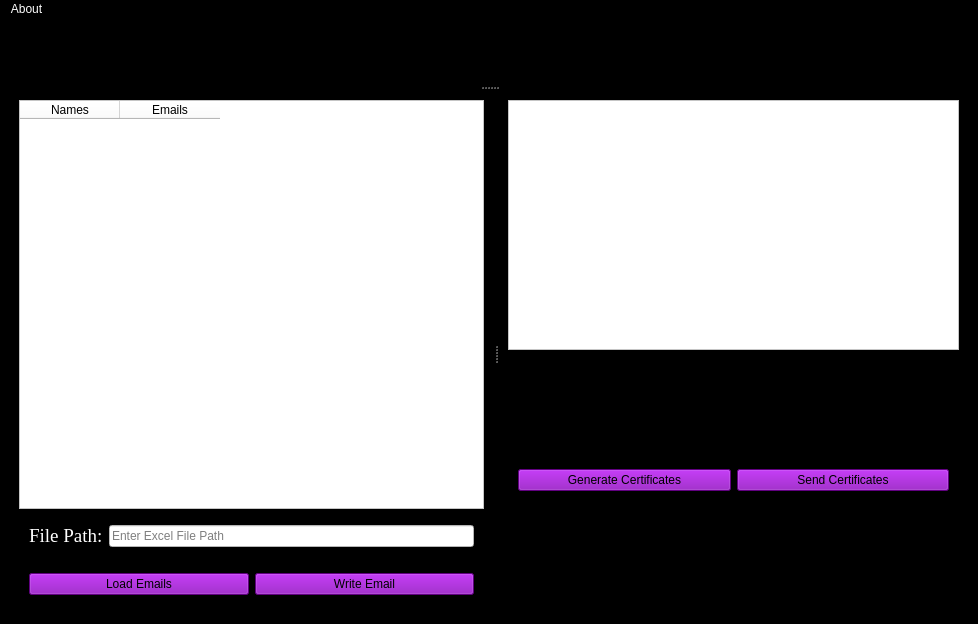
<?xml version="1.0" encoding="UTF-8"?>
<ui version="4.0">
 <class>MainWindow</class>
 <widget class="QMainWindow" name="MainWindow">
  <property name="geometry">
   <rect>
    <x>0</x>
    <y>0</y>
    <width>978</width>
    <height>624</height>
   </rect>
  </property>
  <property name="cursor">
   <cursorShape>ArrowCursor</cursorShape>
  </property>
  <property name="windowTitle">
   <string>Auto Emaite By Raheel Siddiqui</string>
  </property>
  <property name="windowIcon">
   <iconset>
    <normaloff>bg/IMG_4844.jpg</normaloff>bg/IMG_4844.jpg</iconset>
  </property>
  <property name="styleSheet">
   <string notr="true">background-color: qlineargradient(spread:pad, x1:0, y1:0, x2:1, y2:0, stop:0 rgba(0, 0, 0, 255), stop:1 rgba(255, 255, 255, 255));
background-color: rgb(0, 0, 0);
color: rgb(255, 255, 255);</string>
  </property>
  <widget class="QWidget" name="centralwidget">
   <layout class="QGridLayout" name="gridLayout">
    <item row="0" column="0">
     <widget class="QSplitter" name="splitter_2">
      <property name="orientation">
       <enum>Qt::Vertical</enum>
      </property>
      <widget class="QFrame" name="frame_6">
       <property name="styleSheet">
        <string notr="true">color: rgb(255, 255, 255);
color: rgb(0, 0, 0);</string>
       </property>
       <property name="frameShape">
        <enum>QFrame::StyledPanel</enum>
       </property>
       <property name="frameShadow">
        <enum>QFrame::Raised</enum>
       </property>
       <layout class="QHBoxLayout" name="horizontalLayout_4">
        <item>
         <widget class="QLabel" name="label_2">
          <property name="styleSheet">
           <string notr="true">color: rgb(255, 255, 255);
font: 64pt &quot;Times New Roman&quot;;
image: url(:/pics/bg/TITLE.png);</string>
          </property>
          <property name="text">
           <string/>
          </property>
         </widget>
        </item>
       </layout>
      </widget>
      <widget class="QSplitter" name="splitter">
       <property name="orientation">
        <enum>Qt::Horizontal</enum>
       </property>
       <widget class="QFrame" name="frame">
        <property name="frameShape">
         <enum>QFrame::StyledPanel</enum>
        </property>
        <property name="frameShadow">
         <enum>QFrame::Raised</enum>
        </property>
        <layout class="QVBoxLayout" name="verticalLayout_2">
         <item>
          <widget class="QTableWidget" name="tableWidget">
           <property name="styleSheet">
            <string notr="true">background-color: rgb(255, 255, 255);

color: rgb(0, 0, 0);</string>
           </property>
           <column>
            <property name="text">
             <string>Names</string>
            </property>
           </column>
           <column>
            <property name="text">
             <string>Emails</string>
            </property>
           </column>
          </widget>
         </item>
         <item>
          <layout class="QVBoxLayout" name="verticalLayout">
           <item>
            <widget class="QFrame" name="frame_2">
             <property name="frameShape">
              <enum>QFrame::StyledPanel</enum>
             </property>
             <property name="frameShadow">
              <enum>QFrame::Raised</enum>
             </property>
             <layout class="QHBoxLayout" name="horizontalLayout">
              <item>
               <widget class="QLabel" name="label">
                <property name="font">
                 <font>
                  <family>Times New Roman</family>
                  <pointsize>14</pointsize>
                  <weight>9</weight>
                  <italic>false</italic>
                  <bold>false</bold>
                 </font>
                </property>
                <property name="styleSheet">
                 <string notr="true">font: 11pt &quot;Times New Roman&quot;;
background-color: rgb(0, 0, 0);
color: rgb(255, 255, 255);
font: 75 14pt &quot;Times New Roman&quot;;</string>
                </property>
                <property name="text">
                 <string>File Path:</string>
                </property>
               </widget>
              </item>
              <item>
               <widget class="QLineEdit" name="lineEdit">
                <property name="styleSheet">
                 <string notr="true">font: 12pt &quot;Times New Roman&quot;;
color: rgb(0, 0, 0);
background-color: rgb(255, 255, 255);</string>
                </property>
                <property name="placeholderText">
                 <string>Enter Excel File Path</string>
                </property>
               </widget>
              </item>
             </layout>
            </widget>
           </item>
           <item>
            <widget class="QFrame" name="frame_3">
             <property name="frameShape">
              <enum>QFrame::StyledPanel</enum>
             </property>
             <property name="frameShadow">
              <enum>QFrame::Raised</enum>
             </property>
             <layout class="QHBoxLayout" name="horizontalLayout_2">
              <item>
               <widget class="QPushButton" name="pushButton_5">
                <property name="styleSheet">
                 <string notr="true">font: 14pt &quot;Times New Roman&quot;;
background-color: rgb(134, 0, 179);


color: rgb(0, 0, 0);





</string>
                </property>
                <property name="text">
                 <string>Load Emails</string>
                </property>
               </widget>
              </item>
              <item>
               <widget class="QPushButton" name="pushButton_4">
                <property name="styleSheet">
                 <string notr="true">font: 14pt &quot;Times New Roman&quot;;
background-color: rgb(134, 0, 179);


color: rgb(0, 0, 0);





</string>
                </property>
                <property name="text">
                 <string>Write Email</string>
                </property>
               </widget>
              </item>
             </layout>
            </widget>
           </item>
          </layout>
         </item>
        </layout>
       </widget>
       <widget class="QFrame" name="frame_5">
        <property name="frameShape">
         <enum>QFrame::StyledPanel</enum>
        </property>
        <property name="frameShadow">
         <enum>QFrame::Raised</enum>
        </property>
        <layout class="QVBoxLayout" name="verticalLayout_4">
         <item>
          <widget class="QFrame" name="frame_7">
           <property name="autoFillBackground">
            <bool>false</bool>
           </property>
           <property name="styleSheet">
            <string notr="true">image: url(:/pics/certificate.jpg);

background-color: rgb(255, 255, 255);</string>
           </property>
           <property name="frameShape">
            <enum>QFrame::StyledPanel</enum>
           </property>
           <property name="frameShadow">
            <enum>QFrame::Raised</enum>
           </property>
          </widget>
         </item>
         <item>
          <widget class="QFrame" name="frame_4">
           <property name="styleSheet">
            <string notr="true"/>
           </property>
           <property name="frameShape">
            <enum>QFrame::StyledPanel</enum>
           </property>
           <property name="frameShadow">
            <enum>QFrame::Raised</enum>
           </property>
           <layout class="QHBoxLayout" name="horizontalLayout_3">
            <item>
             <widget class="QPushButton" name="pushButton_6">
              <property name="layoutDirection">
               <enum>Qt::LeftToRight</enum>
              </property>
              <property name="autoFillBackground">
               <bool>false</bool>
              </property>
              <property name="styleSheet">
               <string notr="true">font: 14pt &quot;Times New Roman&quot;;
background-color: rgb(134, 0, 179);


color: rgb(0, 0, 0);





</string>
              </property>
              <property name="text">
               <string>Generate Certificates</string>
              </property>
             </widget>
            </item>
            <item>
             <widget class="QPushButton" name="pushButton_7">
              <property name="layoutDirection">
               <enum>Qt::LeftToRight</enum>
              </property>
              <property name="autoFillBackground">
               <bool>false</bool>
              </property>
              <property name="styleSheet">
               <string notr="true">font: 14pt &quot;Times New Roman&quot;;
background-color: rgb(134, 0, 179);


color: rgb(0, 0, 0);





</string>
              </property>
              <property name="text">
               <string>Send Certificates</string>
              </property>
             </widget>
            </item>
           </layout>
          </widget>
         </item>
        </layout>
       </widget>
      </widget>
     </widget>
    </item>
   </layout>
  </widget>
  <widget class="QMenuBar" name="menubar">
   <property name="geometry">
    <rect>
     <x>0</x>
     <y>0</y>
     <width>978</width>
     <height>26</height>
    </rect>
   </property>
   <widget class="QMenu" name="menuAbout">
    <property name="title">
     <string>About</string>
    </property>
    <widget class="QMenu" name="menuDeveloped_By">
     <property name="title">
      <string>Developed By</string>
     </property>
     <widget class="QMenu" name="menuRaheel_Siddiqui">
      <property name="title">
       <string>Raheel Siddiqui</string>
      </property>
      <addaction name="separator"/>
      <addaction name="actionFacebook"/>
      <addaction name="actionGitHub"/>
      <addaction name="actionLinkedin"/>
     </widget>
     <addaction name="menuRaheel_Siddiqui"/>
    </widget>
    <addaction name="actionVersion_1_0"/>
    <addaction name="menuDeveloped_By"/>
   </widget>
   <addaction name="menuAbout"/>
  </widget>
  <action name="actionVersion_1_0">
   <property name="text">
    <string>Version 1.0</string>
   </property>
  </action>
  <action name="actionFacebook">
   <property name="icon">
    <iconset resource="pics.qrc">
     <normaloff>:/pics/fb.png</normaloff>:/pics/fb.png</iconset>
   </property>
   <property name="text">
    <string>Facebook</string>
   </property>
  </action>
  <action name="actionGitHub">
   <property name="icon">
    <iconset resource="pics.qrc">
     <normaloff>:/pics/GitHub.png</normaloff>:/pics/GitHub.png</iconset>
   </property>
   <property name="text">
    <string>GitHub</string>
   </property>
  </action>
  <action name="actionLinkedin">
   <property name="icon">
    <iconset resource="pics.qrc">
     <normaloff>:/pics/LinkedIn-512.png</normaloff>:/pics/LinkedIn-512.png</iconset>
   </property>
   <property name="text">
    <string>Linkedin</string>
   </property>
  </action>
 </widget>
 <resources>
  <include location="pics.qrc"/>
 </resources>
 <connections/>
</ui>
